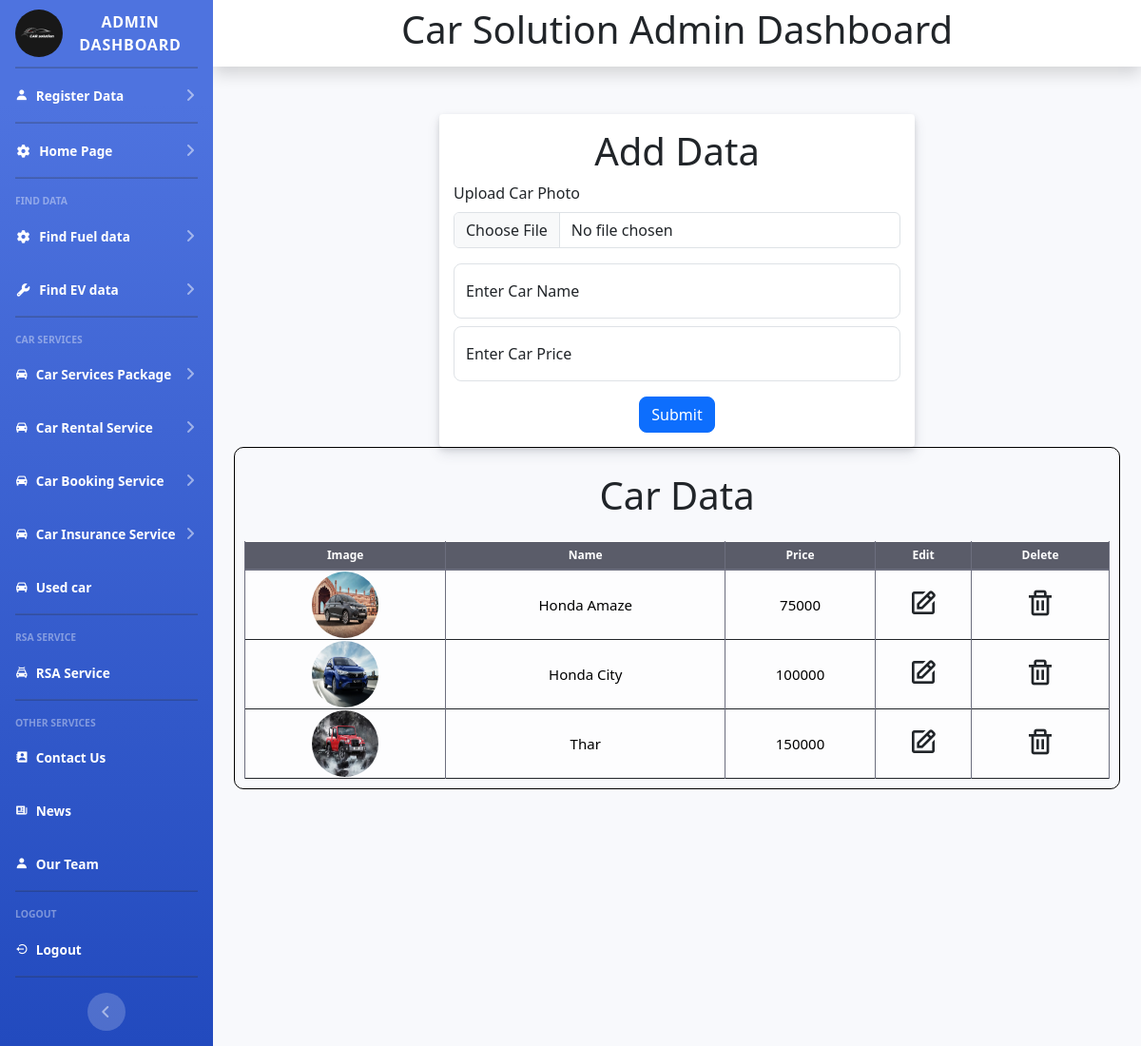
Screenshot of /add-car-booking.php (signed in) with the database file from the repository.
### tables this page shows
CREATE TABLE IF NOT EXISTS `add_car_booking` (
  `id` int NOT NULL AUTO_INCREMENT,
  `image` text NOT NULL,
  `name` varchar(255) NOT NULL,
  `price` varchar(255) NOT NULL,
  PRIMARY KEY (`id`)
);

### add-car-booking.php (the view, shortened to what this page needs)
<?php
include("database.php");
$view = "Select * from add_car_booking";
$GetData = mysqli_query($db, $view);
?>
<!DOCTYPE html>
<html lang="en">
<head>
    <link href="vendor/fontawesome-free/css/all.min.css" rel="stylesheet" type="text/css">
    <link href="https://unpkg.com/boxicons@2.0.9/css/boxicons.min.css" rel="stylesheet">
    <link href="css/sb-admin-2.min.css" rel="stylesheet">
    <link rel="stylesheet" href="icon/css/all.css">
    <link href="https://cdn.jsdelivr.net/npm/bootstrap@5.0.2/dist/css/bootstrap.min.css" rel="stylesheet">
    <link rel="stylesheet" href="https://cdnjs.cloudflare.com/ajax/libs/twitter-bootstrap/5.3.0/css/bootstrap.min.css">
    <link rel="stylesheet" href="https://cdn.datatables.net/2.0.3/css/dataTables.bootstrap5.css">
</head>
<body id="page-top">
    <div id="wrapper">
        <?php
        include("sidenavbar.php");
        ?>
        <div id="content-wrapper" class="d-flex flex-column">
            <div id="content">
                <nav class="navbar navbar-expand navbar-light bg-white topbar mb-4 static-top shadow">
                    <div class="text-center w-100">
                        <h1 class="blink">Car Solution Admin Dashboard</h1>
                    </div>
                </nav>
                <div class="container-fluid">
                    <div class="box">
                        <form action="" method="post" enctype="multipart/form-data">
                            <h1 class="text-center">Add Data</h1>
                            <div class="mb-3">
                                <label for="formFile" class="form-label">Upload Car Photo</label>
                                <input class="form-control" type="file" name="image" id="formFile">
                            </div>
                            <div class="form-floating mb-2">
                                <input type="text" class="form-control rounded-3" autocomplete="off" id="floatingInput" name="name" placeholder="" required>
                                <label for="floatingInput">Enter Car Name</label>
                            </div>
                            <div class="form-floating mb-2">
                                <input type="text" class="form-control rounded-3" autocomplete="off" id="floatingInput" name="price" placeholder="" required>
                                <label for="floatingInput">Enter Car Price</label>
                            </div>
                            <div class="text-center">
                                <button class="btn btn-primary text-white mt-2 rounded-3 text-dark" name="btnsubmit">Submit </button>
                            </div>
                        </form>
                    </div>
                    <div style="overflow-x:auto;">
                        <div class="table-container">
                            <h1 class="text-center p-3">Car Data</h1>
                            <table id="example" class="display dataTable table-dark table-bordered text-center" style="width: 100%;">
                                <thead>
                                    <tr class="text-white">
                                        <th>Image</th>
                                        <th>Name</th>
                                        <th>Price</th>
                                        <th>Edit</th>
                                        <th>Delete</th>
                                    </tr>
                                </thead>
                                <tbody>
                                    <?php
                                    while ($row = mysqli_fetch_array($GetData)) {
                                    ?>
                                        <tr class="table-light border-bottom border-dark">
                                            <td><img class="rounded-circle" src="Car-Service-Project/image/<?php echo $row['image']; ?>" width="70" height="70"></td>
                                            <td><?php echo $row['name'] ?></td>
                                            <td><?php echo $row['price'] ?></td>
                                            <td><a href="add-car-booking-edit.php?edit=<?php echo $row['id'] ?>" class="fs-2 text-dark active" role="button" aria-pressed="true"><i class='bx bx-edit'></i></a></td>
                                            <td>
                                                <a href="add-car-booking.php?delete=<?php echo $row['id'] ?>" onclick="return confirm('Are You Sure Record Delete !!!')" class="fs-2 text-dark active" role="button" aria-pressed="true">
                                                    <i class='bx bx-trash'></i>
                                                </a>
                                            </td>
                                        </tr>
                                    <?php
                                    }
                                    ?>
                                </tbody>
                            </table>
                        </div>
                    </div>
                </div>
            </div>
        </div>
    </div>
</body>
</html>

### add-car-booking.php (style rules this page uses)
.table-container { border: 1px solid #000; border-radius: 10px; padding: 10px; margin: auto; margin-right: 10px; margin-left: 10px; margin-bottom: 10px; padding-left: 10px; padding-right: 10px; }
.box { margin: auto; margin-top: 50px; width: 100%; padding: 15px; max-width: 500px; background: white; border-radius: 4px; box-shadow: rgba(60, 66, 87, 0.12) 0px 7px 14px 0px, rgba(0, 0, 0, 0.12) 0px 3px 6px 0px; }

### rows the page displays
add_car_booking: image (picture), name "Honda Amaze", price "75000"
add_car_booking: image (picture), name "Honda City", price "100000"
add_car_booking: image (picture), name "Thar", price "150000"
